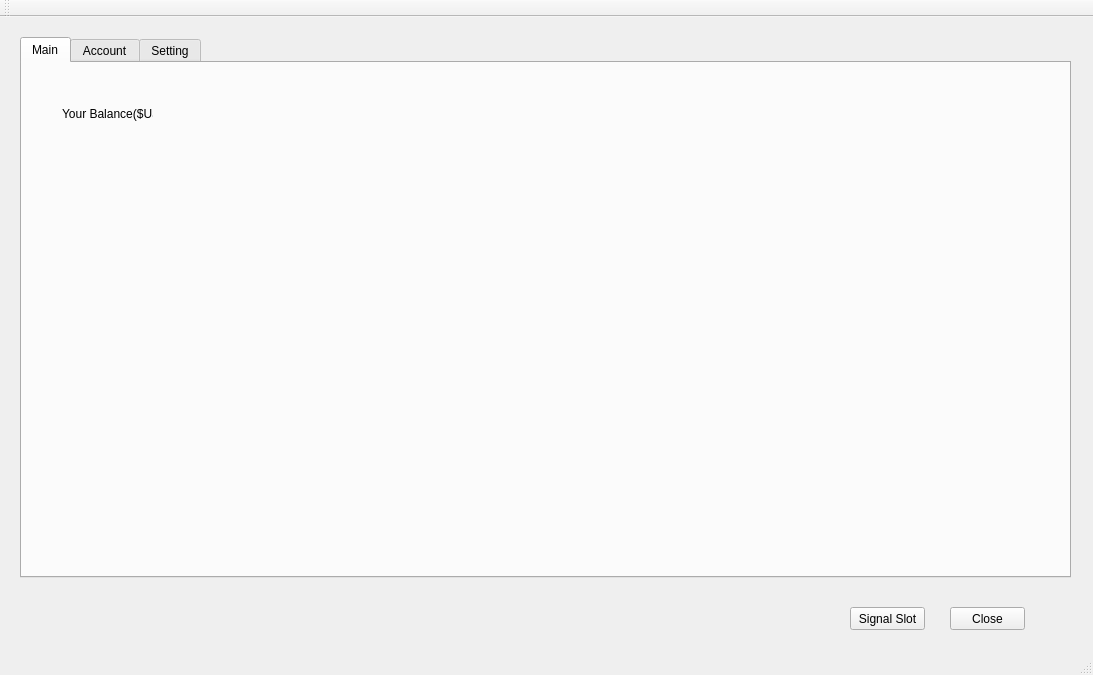
<?xml version="1.0" encoding="UTF-8"?>
<ui version="4.0">
 <class>MainWindow</class>
 <widget class="QMainWindow" name="MainWindow">
  <property name="geometry">
   <rect>
    <x>0</x>
    <y>0</y>
    <width>1093</width>
    <height>675</height>
   </rect>
  </property>
  <property name="windowTitle">
   <string>CRYPTOBOT - Arbitrade Crypto Auto Trading</string>
  </property>
  <widget class="QWidget" name="centralWidget">
   <widget class="QPushButton" name="pushButton">
    <property name="geometry">
     <rect>
      <x>950</x>
      <y>590</y>
      <width>75</width>
      <height>23</height>
     </rect>
    </property>
    <property name="text">
     <string>Close</string>
    </property>
   </widget>
   <widget class="QTabWidget" name="tabApp">
    <property name="geometry">
     <rect>
      <x>20</x>
      <y>20</y>
      <width>1051</width>
      <height>541</height>
     </rect>
    </property>
    <property name="currentIndex">
     <number>0</number>
    </property>
    <widget class="QWidget" name="tabMain">
     <attribute name="title">
      <string>Main</string>
     </attribute>
     <widget class="QLabel" name="label_3">
      <property name="geometry">
       <rect>
        <x>40</x>
        <y>40</y>
        <width>91</width>
        <height>21</height>
       </rect>
      </property>
      <property name="text">
       <string>Your Balance($USD)</string>
      </property>
     </widget>
    </widget>
    <widget class="QWidget" name="tabAccount">
     <attribute name="title">
      <string>Account</string>
     </attribute>
    </widget>
    <widget class="QWidget" name="tabSetting">
     <attribute name="title">
      <string>Setting</string>
     </attribute>
     <widget class="QLabel" name="label">
      <property name="geometry">
       <rect>
        <x>30</x>
        <y>70</y>
        <width>181</width>
        <height>20</height>
       </rect>
      </property>
      <property name="font">
       <font>
        <family>Tahoma</family>
        <pointsize>12</pointsize>
        <weight>50</weight>
        <bold>false</bold>
       </font>
      </property>
      <property name="text">
       <string>Binance API KEY</string>
      </property>
     </widget>
     <widget class="QPushButton" name="btnUpdateSetting">
      <property name="geometry">
       <rect>
        <x>220</x>
        <y>150</y>
        <width>171</width>
        <height>31</height>
       </rect>
      </property>
      <property name="text">
       <string>Update Setting</string>
      </property>
     </widget>
     <widget class="QLineEdit" name="txtApiKey">
      <property name="geometry">
       <rect>
        <x>220</x>
        <y>70</y>
        <width>451</width>
        <height>31</height>
       </rect>
      </property>
     </widget>
     <widget class="QLineEdit" name="txtSecretKey">
      <property name="geometry">
       <rect>
        <x>220</x>
        <y>110</y>
        <width>451</width>
        <height>31</height>
       </rect>
      </property>
     </widget>
     <widget class="QLabel" name="label_2">
      <property name="geometry">
       <rect>
        <x>30</x>
        <y>110</y>
        <width>191</width>
        <height>21</height>
       </rect>
      </property>
      <property name="font">
       <font>
        <family>Tahoma</family>
        <pointsize>12</pointsize>
       </font>
      </property>
      <property name="text">
       <string>Binance Secret Key</string>
      </property>
     </widget>
    </widget>
   </widget>
   <widget class="QPushButton" name="btnTest">
    <property name="geometry">
     <rect>
      <x>850</x>
      <y>590</y>
      <width>75</width>
      <height>23</height>
     </rect>
    </property>
    <property name="text">
     <string>Signal Slot</string>
    </property>
   </widget>
  </widget>
  <widget class="QMenuBar" name="menuBar">
   <property name="geometry">
    <rect>
     <x>0</x>
     <y>0</y>
     <width>1093</width>
     <height>21</height>
    </rect>
   </property>
  </widget>
  <widget class="QToolBar" name="mainToolBar">
   <attribute name="toolBarArea">
    <enum>TopToolBarArea</enum>
   </attribute>
   <attribute name="toolBarBreak">
    <bool>false</bool>
   </attribute>
  </widget>
  <widget class="QStatusBar" name="statusBar"/>
 </widget>
 <layoutdefault spacing="6" margin="11"/>
 <resources/>
 <connections/>
</ui>
